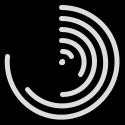
Frame 1 (no input)
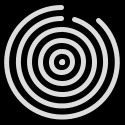
Frame 60 (the mouse pressed at the canvas centre just before this capture)
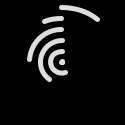
Frame 120 (the mouse held since frame 60 and released just before this capture)

The Processing sketch that drew these frames (run headless with seeded random() and noise(); from frame 60 on, the mouse is pressed at the canvas centre):

// Processing sketch: processing_152656
// ── processing_152656.pde

// N lines
int num =6;

float step, spacing, offSet, theta, angle, startPosition;

void setup() {
  size(125, 125);
  
  // Linewidth
  strokeWeight(5);
  noFill();
  // Line color
  stroke(221);
  
  // Spacing 
  step = 22;
  startPosition = -(PI/2);
}

void draw() {
  background(0,75);
  //isTransparent = true;
  translate(width/2, height/2);
  for (int i=0; i<num; i++) {
    spacing = i*step;
    // ofset in radians
    float offSet = (PI/3/num)*i;
    
    // end point of arch in radians
    angle = (theta+offSet) % PI;
    float arcEnd = map(sin(angle),-1,1, -TWO_PI, TWO_PI);
    
    
    if(angle <= (PI/2) ) {
        // (Centre of circle | Width and height in px | radians start and stop )
        arc(0, 0, spacing, spacing, 0+startPosition , arcEnd+startPosition );
    }
    else {
        arc(0, 0, spacing, spacing, TWO_PI-arcEnd+startPosition , TWO_PI+startPosition );
    }
  }
  // Static for center dot
  arc(0, 0, 1, 1, 0, TWO_PI);
  
  
  //animation speed
  theta += .02;
  
}
